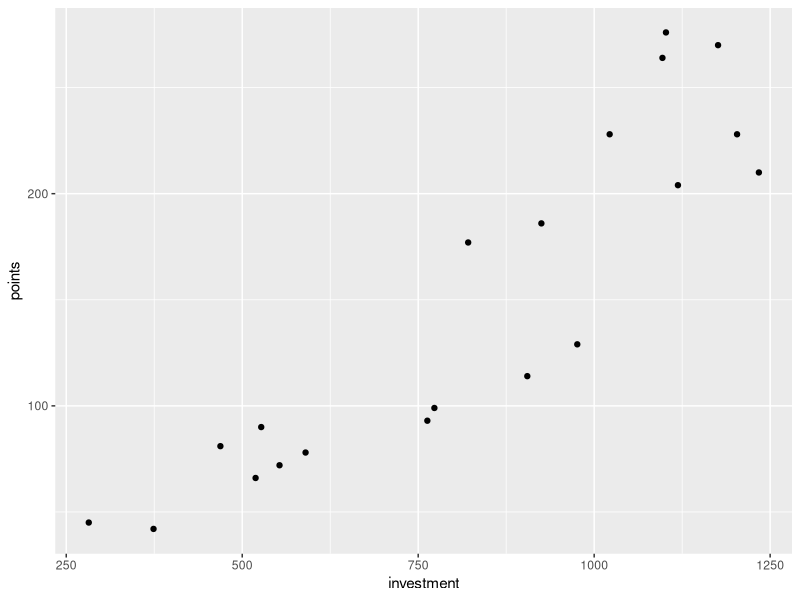
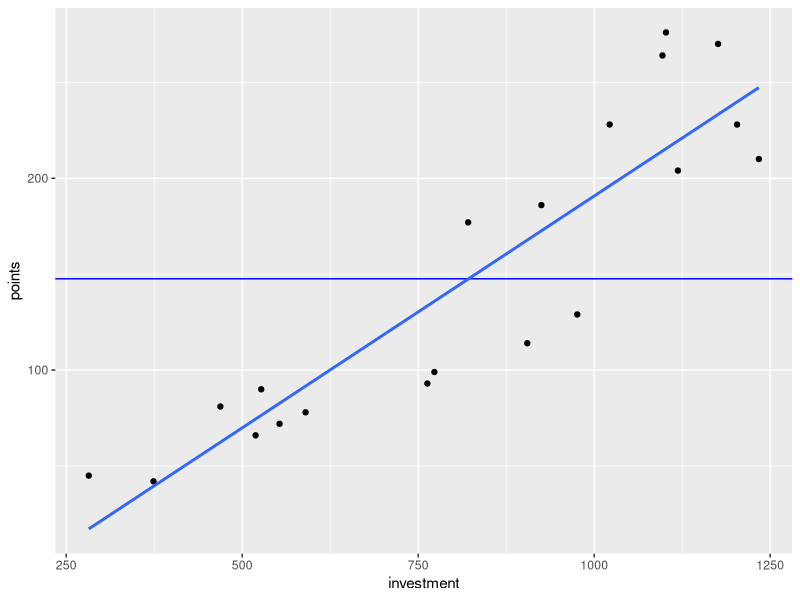

Source code (R) for these figures, in order:
library(tidyverse)
library(Hmisc) # Needed for correlation

covary <- read_csv("data_files/covary.csv")

rcorr(covary$Study_time, covary$Exam_score)

dataset1 <- read_csv("data_files/dataset1.csv")

# First we will build a scatterplot of points against investment
ggplot(dataset1, aes(x = investment, y = points)) + 
  geom_point() 

# Let's add a regression line and a line of our outcome mean
ggplot(dataset1, aes(x = investment, y = points)) + 
  geom_point() + 
  geom_hline(yintercept = mean(dataset1$points), colour = "blue") + 
  geom_smooth(method = "lm", se = FALSE)

# Let’s calculate Pearson’s r
rcorr(dataset1$investment, dataset1$points)

# Let's do regression with just the one predictor
# We will first build a model where our outcome (points scored) is predicted 
#by the intercept of our line (i.e., the mean as a model of our data)
model0 <- lm(points ~ 1, data = dataset1)

# Now we will build a model where our outcome (points scored) is predicted by investment
model1 <- lm(points ~ investment, data = dataset1)

# Now we will compare the two models to each other
anova(model0, model1)

# Now let's get some parameter estimates
summary(model1)
